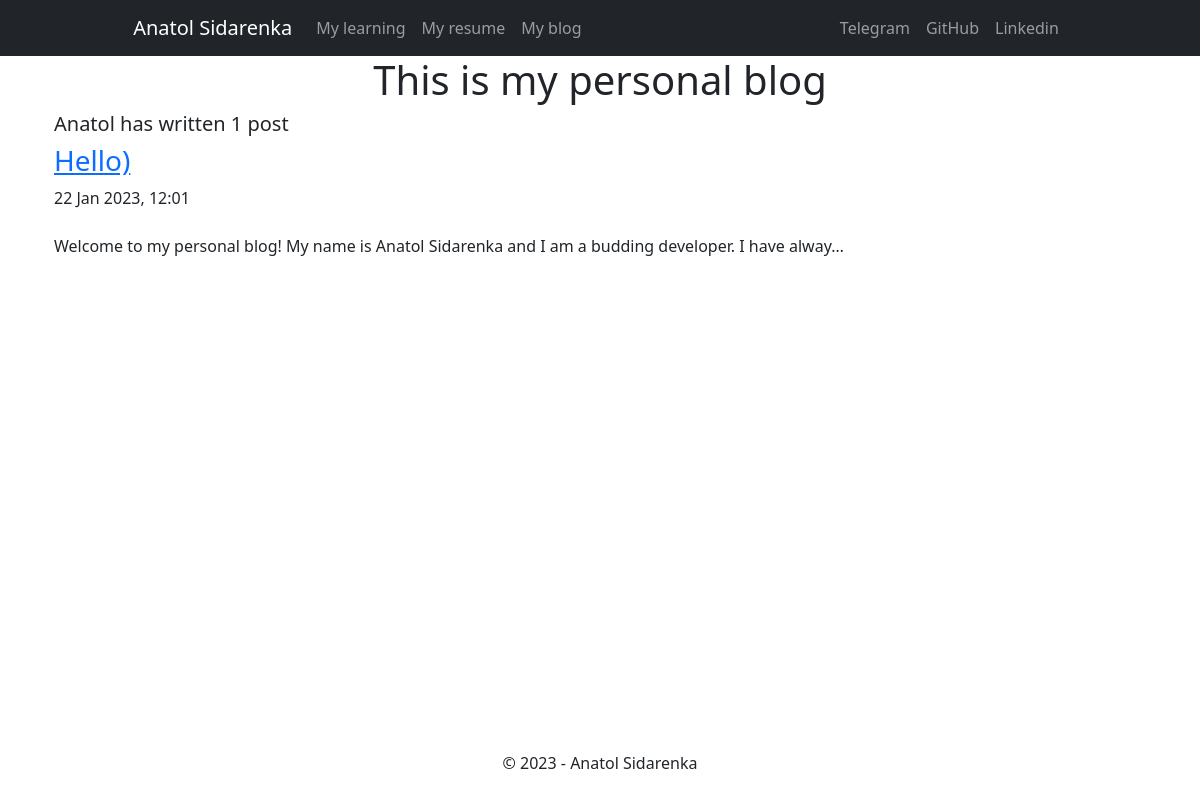
Screenshot of /blog/ with the database file from the repository.
### blog/models.py (models this page shows, shortened)
class Post(models.Model):
    title = models.CharField(max_length=100)
    date_time = models.DateTimeField(auto_now=True)
    text = models.TextField()
    image = models.ImageField(blank=True)

### blog/views.py (the view)
# urls.py: path('', views.all_blogs, name='all_blogs'),
def all_blogs(request):
    posts = Post.objects.order_by('-date_time')[:]
    return render(request, 'blog/all_blogs.html', {'posts': posts})

### blog/templates/blog/all_blogs.html
{% extends 'portfolio/base.html'%}
{% block content %}
<div class="container text-center">
    <h1>This is my personal blog</h1>
</div>
<div class="container text-start">
    <h5>Anatol has written {{ posts.count }} post{{ posts.count|pluralize }}</h5>
    {% for post in posts %}
        <a href="{% url 'blog:detail' post.id %}"><h3>{{ post.title }}</h3></a>
        <h7>{{ post.date_time|date:'d M Y, H:m' }}</h7>
        <br>
        <br>
        <p>{{ post.text|truncatechars:100 }}</p>
    {% endfor %}
</div>
{% endblock %}

### portfolio/templates/portfolio/base.html (shortened to what this page needs)
{% load static %}
<!doctype html>
<html lang="en">
  <head>
    <link href="https://cdn.jsdelivr.net/npm/bootstrap@5.3.0-alpha1/dist/css/bootstrap.min.css" rel="stylesheet">
  </head>
  <body>
    <nav class="navbar navbar-expand-lg navbar-dark bg-dark text-white">
      <div class="container-fluid">
        <div class="collapse navbar-collapse" id="navbarNavAltMarkup">
          <div class="navbar-nav mx-auto">
            <a class="navbar-brand" href="{% url 'home' %}">Anatol Sidarenka</a>
            <a class="nav-link" href="{% url 'my_learning' %}">My learning</a>
            <a class="nav-link" href="{% static 'portfolio/Anatol_Sidarenka_CV.pdf' %}" target="_blank">My resume</a>
            <a class="nav-link" href="{% url 'blog:all_blogs' %}">My blog</a>
          </div>
          <div class="navbar-nav mx-auto">
            <a class="nav-link" href="https://t.me/anatol85" target="_blank">Telegram</a>
            <a class="nav-link" href="https://github.com/AnatolSidarenka" target="_blank">GitHub</a>
            <a class="nav-link" href="https://www.linkedin.com/in/anatol-sidarenka-6128441a9/" target="_blank">Linkedin</a>
          </div>
        </div>
      </div>
    </nav>
    <div class="container">
      {% block content %}{% endblock %}
    </div>
    <div class="row text-center fixed-bottom">
      <h6>© 2023 - Anatol Sidarenka<br><br></h6>
    </div>
</body>
</html>

### rows the page displays
Post: title "Hello)", date_time "22 Jan 2023, 12:01", text "Welcome to my personal blog! My name is Anatol Sidarenka and I am a budding developer. I have alway…"

### other values shown
{{ posts.count }} "1"
